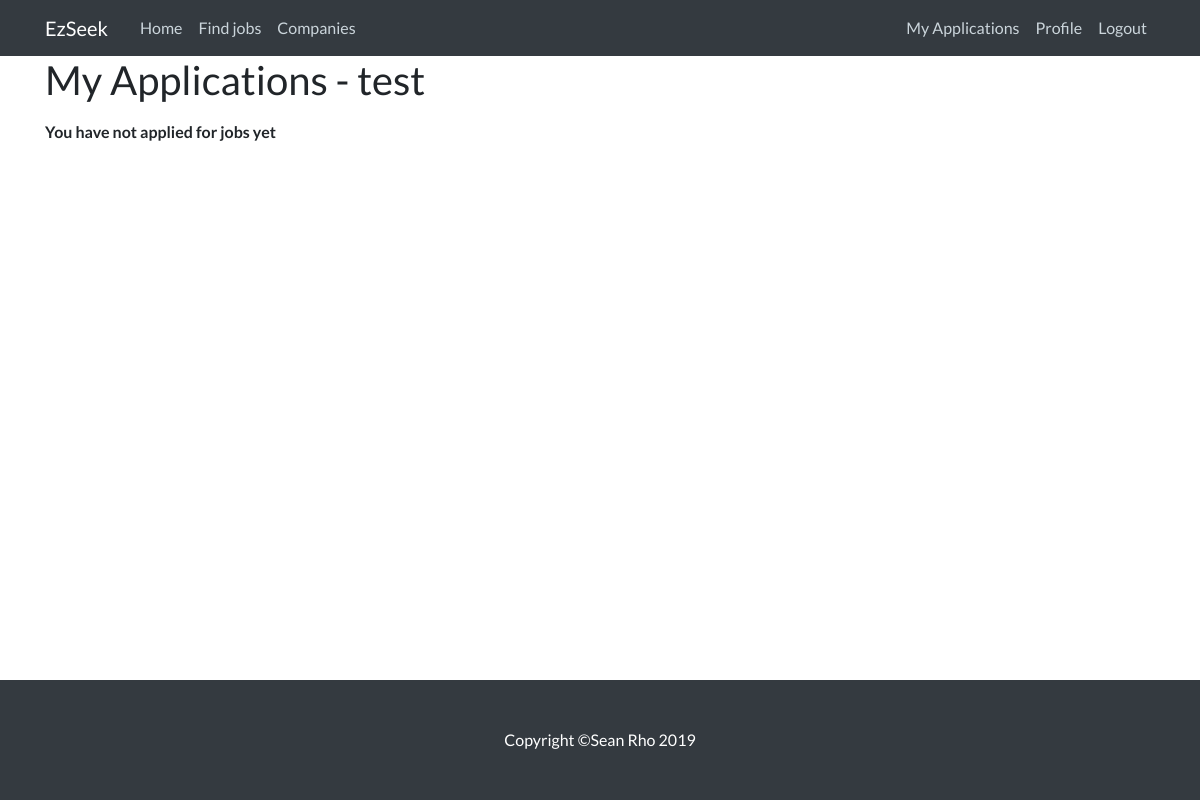
Page /myApplication/test (signed in) on the earlier database version.
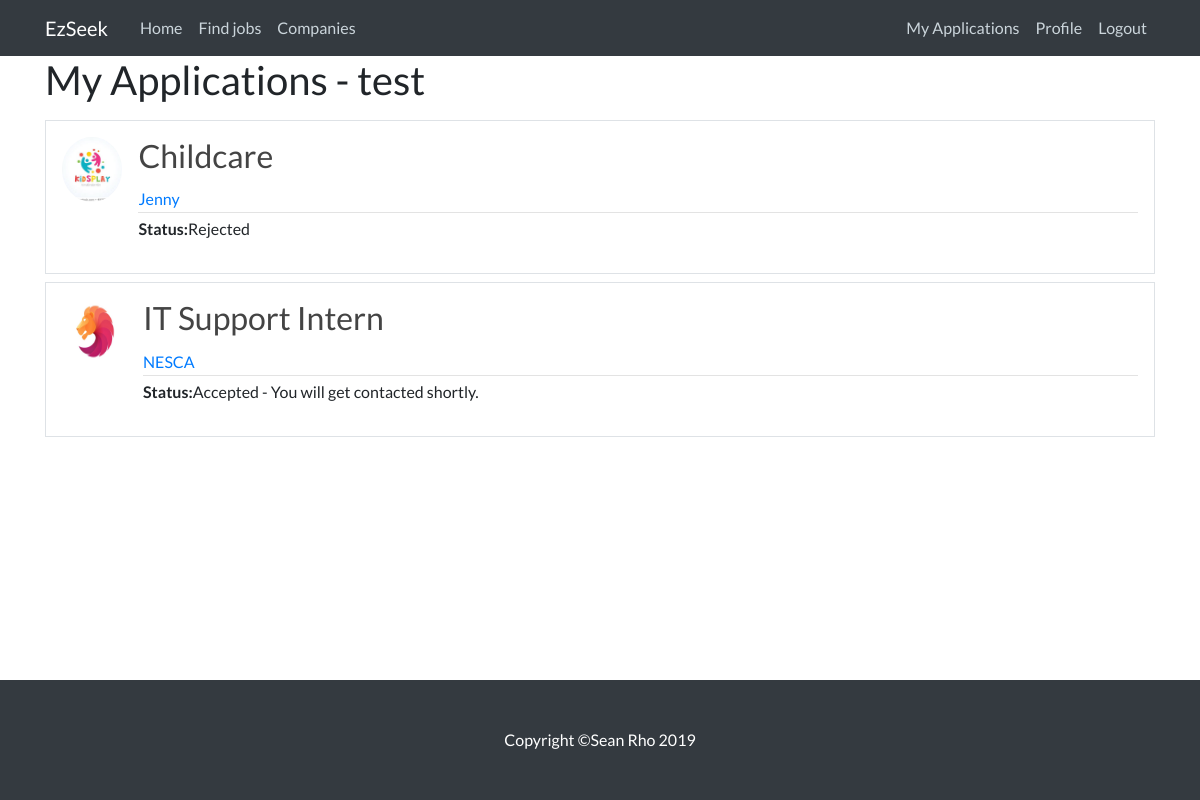
Same page on the later database version.
### RS/models.py (models this page shows, shortened)
class Application(models.Model):
    application_id = models.AutoField(primary_key = True)
    js_id = models.ForeignKey(JobSeeker, on_delete = models.CASCADE)
    company_id = models.ForeignKey(Company, on_delete = models.CASCADE)
    job_id = models.ForeignKey(Post, on_delete = models.CASCADE)
    status = models.CharField(default='In Progress', max_length=200)

class Post(models.Model):
    title = models.CharField(max_length=100)
    content = models.TextField()
    date_posted = models.DateTimeField(default=timezone.now)
    author = models.ForeignKey(User, on_delete=models.CASCADE)
    applied = models.ManyToManyField(User, related_name='applied', blank=True)
    def __str__(self):
       return self.title

class Profile(models.Model):
    user = models.OneToOneField(User, on_delete=models.CASCADE)
    image = models.ImageField(default='default.jpg', upload_to='profile_pics')

### RS/views.py (the view)
# urls.py: path('myApplication/<str:username>', MyApplicationListView.as_view(), name='myApplication'),
class MyApplicationListView(UserPassesTestMixin, ListView):
    model = Application
    template_name = 'myApplication.html'
    context_object_name = 'posts'
    paginate_by = 10
    def get_queryset(self):
        user = get_object_or_404(JobSeeker, user=self.request.user)
        return Application.objects.filter(js_id=user).order_by('-application_id')
    def test_func(self):
        currentUser = self.kwargs['username'] #magic kwargs!!!
        if self.request.user.username == currentUser:
            return True
        raise Http404("You are not allowed to view other Jobseeker's personal application page.")

### RS/templates/myApplication.html (shortened to what this page needs)
{% extends "base.html" %}
{% block content %}
    <h1 class="mb-3">My Applications - {{ view.kwargs.username }}</h1>
    {% for post in posts %}
    <div>
     <div class="media border p-3 mb-2">
      <img class="rounded-circle article-img" src="{{ post.job_id.author.profile.image.url }}">
       <div class="card h-100 w-100 border-0">
        <div class="article-metadata">
         <h2 class="card-title">
          <a class="article-title" href="{% url 'jobDetail' post.job_id.id %}">{{ post.job_id }}</a>
         </h2>
          <a class="mr-2" href="{% url 'companyDetail' post.job_id.author.company.id %}">{{ post.job_id.author }}</a>
        </div>
          <p class="article-content"><b class="font-weight-bold">Status:</b>{{ post.status }}</p>
       </div>
     </div>
    </div>
    {% empty %}
<p class="article-content"><b class="font-weight-bold">You have not applied for jobs yet</b></p>
    {% endfor %}
{% endblock content %}

Differences in the rows shown:
added Application: job_id.author.profile.image (picture), job_id "Childcare", job_id.author "Jenny", status "Rejected"
added Application: job_id.author.profile.image (picture), job_id "IT Support Intern", job_id.author "NESCA", status "Accepted - You will get contacted shortly."
Other differences:
text no longer shown: "You have not applied for jobs yet"
